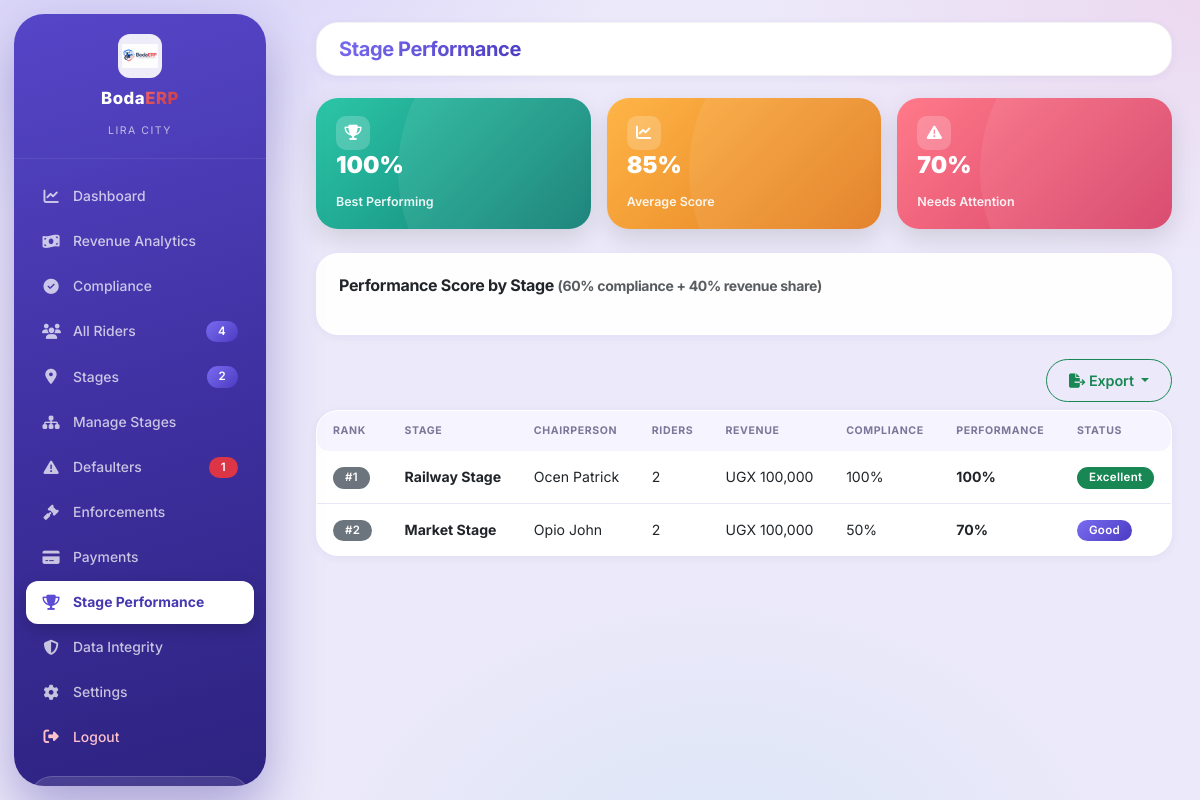
Screenshot of /pages/citycouncil/stage-performance.php (signed in) with the database file from the repository.
### tables this page shows
CREATE TABLE stages (
  id          INT AUTO_INCREMENT PRIMARY KEY,
  city_id     CHAR(3) NOT NULL,
  code        VARCHAR(20) NOT NULL UNIQUE,           
  name        VARCHAR(120) NOT NULL,
  location    VARCHAR(150),
  route       VARCHAR(150),
  chairperson_name  VARCHAR(150),    
  chairperson_phone VARCHAR(30),
  status      ENUM('active','inactive') NOT NULL DEFAULT 'active',
  created_at  DATETIME NOT NULL DEFAULT CURRENT_TIMESTAMP,
  updated_at  DATETIME NOT NULL DEFAULT CURRENT_TIMESTAMP ON UPDATE CURRENT_TIMESTAMP,
  FOREIGN KEY (city_id) REFERENCES cities(id) ON DELETE RESTRICT,
  INDEX idx_stage_city (city_id)
);

### config/database.php (called while the page is built, shortened)
<?php
function db(): mysqli {
    static $link = null;
    if ($link === null) {
        try {
            $link = mysqli_connect(DB_HOST, DB_USER, DB_PASS, DB_NAME, (int) DB_PORT);
            $link->set_charset(DB_CHARSET);
        } catch (mysqli_sql_exception $e) {
            error_log('BodaERP DB Connection Error: ' . $e->getMessage());
            die('Database connection failed. Please try again later or contact support.');
        }
    }
    return $link;
}

### includes/db_helpers.php (called while the page is built, shortened)
<?php
require_once __DIR__ . '/../config/database.php';
function _dbPrepare(string $sql, array $params = []): mysqli_stmt {
    $values = $params;
    $stmt = db()->prepare($sql);
    if ($values !== []) {
        $types = '';
        foreach ($values as $v) {
            if (is_int($v))       $types .= 'i';
            elseif (is_float($v)) $types .= 'd';
            elseif (is_bool($v))  { $types .= 'i'; }
            else                   $types .= 's';
        }
        $bound = [];
        foreach ($values as $k => $v) {
            $bound[$k] = is_bool($v) ? (int) $v : $v;
        }
        $stmt->bind_param($types, ...$bound);
    }
    return $stmt;
}
function fetchAll(string $sql, array $params = []): array {
    $stmt = _dbPrepare($sql, $params);
    $stmt->execute();
    $result = $stmt->get_result();
    $rows = $result->fetch_all(MYSQLI_ASSOC);
    return $rows;
}

### includes/functions.php (called while the page is built, shortened)
<?php
require_once __DIR__ . '/db_helpers.php';
function formatCurrency($amount, string $currency = 'UGX'): string {
    return $currency . ' ' . number_format((float) $amount);
}
function h(?string $s): string {
    return htmlspecialchars($s ?? '', ENT_QUOTES, 'UTF-8');
}

### pages/citycouncil/stage-performance.php (the view, shortened to what this page needs)
<?php
$cityId = $_SESSION['city_id'];
$stages = fetchAll("SELECT s.*, v.rider_count, v.compliance_pct,
    (SELECT COALESCE(SUM(p.amount),0) FROM payments p WHERE p.rider_id IN (SELECT id FROM riders WHERE stage_id=s.id) AND p.status='Confirmed') AS revenue
    FROM stages s LEFT JOIN v_stage_stats v ON v.stage_id = s.id WHERE s.city_id = ?", [$cityId]);
usort($stages, fn($a, $b) => $b['performance'] <=> $a['performance']);
$best = $stages ? $stages[0]['performance'] : 0;
$avg = $stages ? round(array_sum(array_column($stages, 'performance')) / count($stages)) : 0;
$worst = $stages ? end($stages)['performance'] : 0;
?>
<!DOCTYPE html>
<html lang="en">
<head>
    <?php $pageTitle = 'Stage Performance - BodaERP'; require __DIR__ . '/../../includes/partials/head-assets.php'; ?>
</head>
<body>
<?php require __DIR__ . '/../../includes/partials/sidebar-citycouncil.php'; ?>
<div class="main-content" id="mainContent">
    <header class="top-header">
        <div class="d-flex justify-content-between align-items-center">
            <div class="d-flex align-items-center gap-3">
                <h5 class="mb-0 fw-bold"><span class="text-gradient-blue">Stage Performance</span></h5>
            </div>
        </div>
    </header>
    <div class="content-area">
        <div class="row g-3 mb-4">
            <div class="col-md-4"><div class="stat-hero-card grad-green"><div class="stat-hero-icon"><i class="fas fa-trophy"></i></div><div><div class="stat-hero-value"><?= $best ?>%</div><div class="stat-hero-label">Best Performing</div></div></div></div>
            <div class="col-md-4"><div class="stat-hero-card grad-gold"><div class="stat-hero-icon"><i class="fas fa-chart-line"></i></div><div><div class="stat-hero-value"><?= $avg ?>%</div><div class="stat-hero-label">Average Score</div></div></div></div>
            <div class="col-md-4"><div class="stat-hero-card grad-red"><div class="stat-hero-icon"><i class="fas fa-exclamation-triangle"></i></div><div><div class="stat-hero-value"><?= $worst ?>%</div><div class="stat-hero-label">Needs Attention</div></div></div></div>
        </div>
        <div class="card mb-4"><div class="card-body">
            <h6 class="fw-bold mb-3">Performance Score by Stage <small class="text-muted">(60% compliance + 40% revenue share)</small></h6>
        </div></div>
        <div class="d-flex justify-content-end mb-2 no-print">
            <?php $exportTableId='performanceTable'; $exportFilename='stage_performance'; $exportTitle='Stage Performance Ranking'; require __DIR__ . '/../../includes/partials/export-toolbar.php'; ?>
        </div>
        <div class="card">
            <div class="card-body p-0">
                <div class="table-responsive">
                    <table class="table table-hover mb-0" id="performanceTable">
                        <thead><tr><th>Rank</th><th>Stage</th><th>Chairperson</th><th>Riders</th><th>Revenue</th><th>Compliance</th><th>Performance</th><th>Status</th></tr></thead>
                        <tbody>
                        <?php foreach ($stages as $i => $s):
                            $p = $s['performance'];
                            [$badge, $label] = $p >= 80 ? ['bg-success','Excellent'] : ($p >= 60 ? ['bg-primary','Good'] : ($p >= 40 ? ['bg-warning text-dark','Fair'] : ['bg-danger','Poor']));
                        ?>
                            <tr>
                                <td><span class="badge bg-secondary">#<?= $i+1 ?></span></td>
                                <td><strong><?= h($s['name']) ?></strong></td>
                                <td><?= h($s['chairperson_name'] ?: '—') ?></td>
                                <td><?= (int) $s['rider_count'] ?></td>
                                <td><?= h(formatCurrency($s['revenue'])) ?></td>
                                <td><?= (float)($s['compliance_pct'] ?? 0) ?>%</td>
                                <td><span class="fw-bold"><?= $p ?>%</span></td>
                                <td><span class="badge <?= $badge ?>"><?= $label ?></span></td>
                            </tr>
                        <?php endforeach; ?>
                        </tbody>
                    </table>
                </div>
            </div>
        </div>
    </div>
</div>
</body>
</html>

### assets/css/style.css (style rules this page uses)
:root { --primary-blue: #5b4bd5; --primary-blue-dark: #4538b0; --primary-blue-light: #efecfe; --primary-blue-gradient: linear-gradient(135deg, #7a6cf0 0%, #4a3bc2 100%); --secondary-red: #e5484d; --secondary-red-dark: #b02a37; --secondary-red-light: #fdecec; --secondary-red-gradient: linear-gradient(135deg, #f2646a 0%, #c23440 100%); --dark-black: #1f1b3a; --dark-black-light: #2d2760; --dark-black-lighter: #4538b0; --dark-black-gradient: linear-gradient(165deg, #5646c8 0%, #3d2f9e 55%, #2d2380 100%); --accent-purple: #e0529c; --accent-purple-dark: #a02a6b; --accent-purple-light: #fce9f3; --accent-purple-gradient: linear-gradient(135deg, #ee79b6 0%, #c23d86 100%); --pure-white: #ffffff; --off-white: #f6f4fe; --canvas: #ece9fa; --light-gray: #e9e6f6; --medium-gray: #cfcbe6; --text-muted: #7b7799; --text-dark: #1f1b3a; --shadow-sm: 0 2px 10px rgba(70, 50, 150, 0.06); --shadow-md: 0 10px 30px rgba(70, 50, 150, 0.10); --shadow-lg: 0 18px 44px rgba(70, 50, 150, 0.16); --shadow-xl: 0 28px 64px rgba(70, 50, 150, 0.22); --shadow-red: 0 10px 26px rgba(229, 72, 77, 0.22); --radius-sm: 12px; --radius-md: 16px; --radius-lg: 22px; --radius-xl: 28px; --radius-full: 9999px; --transition-fast: 0.15s ease; --transition-normal: 0.25s cubic-bezier(0.4, 0, 0.2, 1); --transition-slow: 0.4s cubic-bezier(0.4, 0, 0.2, 1); --bs-primary: #5b4bd5; --bs-primary-rgb: 91, 75, 213; --bs-link-color: #5b4bd5; --bs-link-hover-color: #4538b0; }
* { margin: 0; padding: 0; box-sizing: border-box; }
body { font-family: 'Inter', -apple-system, BlinkMacSystemFont, sans-serif; background: var(--canvas); color: var(--text-dark); overflow-x: hidden; -webkit-font-smoothing: antialiased; }
h1, h2, h3, h4, h5, h6 { font-weight: 700; letter-spacing: -0.02em; }
.text-gradient-blue { background: var(--primary-blue-gradient); -webkit-background-clip: text; -webkit-text-fill-color: transparent; background-clip: text; }
.card { border: 1px solid rgba(28, 32, 51, 0.05); border-radius: var(--radius-lg); background: var(--pure-white); box-shadow: var(--shadow-sm); transition: box-shadow var(--transition-normal), transform var(--transition-normal); overflow: hidden; }
.card-body { padding: 22px; }
.badge { font-weight: 600; padding: 5px 12px; border-radius: var(--radius-full); font-size: 0.72rem; letter-spacing: 0.2px; }
.table { font-size: 0.88rem; color: var(--text-dark); border-collapse: separate; border-spacing: 0; }
.table thead th { font-weight: 700; color: var(--text-muted); text-transform: uppercase; font-size: 0.66rem; letter-spacing: 0.6px; border-bottom: none; padding: 12px 16px; background: var(--off-white); }
.table thead th:first-child { border-radius: 12px 0 0 12px; }
.table thead th:last-child { border-radius: 0 12px 12px 0; }
.table tbody td { padding: 14px 16px; vertical-align: middle; border-bottom: 1px solid var(--light-gray); }
.table tbody tr:last-child td { border-bottom: none; }
.table tbody tr { transition: background var(--transition-fast); }
.table-responsive { -webkit-overflow-scrolling: touch; }
body { background: radial-gradient(900px 500px at 8% -10%, rgba(122,108,240,0.22), transparent 60%), radial-gradient(800px 480px at 100% 0%, rgba(238,121,182,0.14), transparent 55%), radial-gradient(700px 500px at 60% 110%, rgba(111,211,224,0.14), transparent 60%), var(--canvas); background-attachment: fixed; }
.bg-primary { background: var(--primary-blue-gradient) !important; color: #fff !important; }
.card, .top-header, .quick-action-card, .stat-card-modern, .chart-card { border: 1px solid rgba(255,255,255,0.7); background: rgba(255,255,255,0.92); backdrop-filter: blur(10px); -webkit-backdrop-filter: blur(10px); box-shadow: var(--shadow-sm); border-radius: var(--radius-lg); }
.table thead th { background: var(--off-white); color: var(--text-muted); }
.table tbody td { border-bottom-color: var(--light-gray); }
.badge { letter-spacing: 0.3px; }

### rows the page displays
stages: name "Railway Stage", chairperson_name "Ocen Patrick", rider_count "2", revenue "UGX 100,000", compliance_pct "100", p "100", label "Excellent"
stages: name "Market Stage", chairperson_name "Opio John", rider_count "2", revenue "UGX 100,000", compliance_pct "50", p "70", label "Good"

### other values shown
$_SESSION['city_name'] "LIRA CITY"
$label "Dashboard"
$label "Revenue Analytics"
$label "Compliance"
$label "All Riders"
$badge[1] "4"
$label "Stages"
$badge[1] "2"
$label "Manage Stages"
$label "Defaulters"
$badge[1] "1"
$label "Enforcements"
$label "Payments"
$label "Stage Performance"
$label "Data Integrity"
